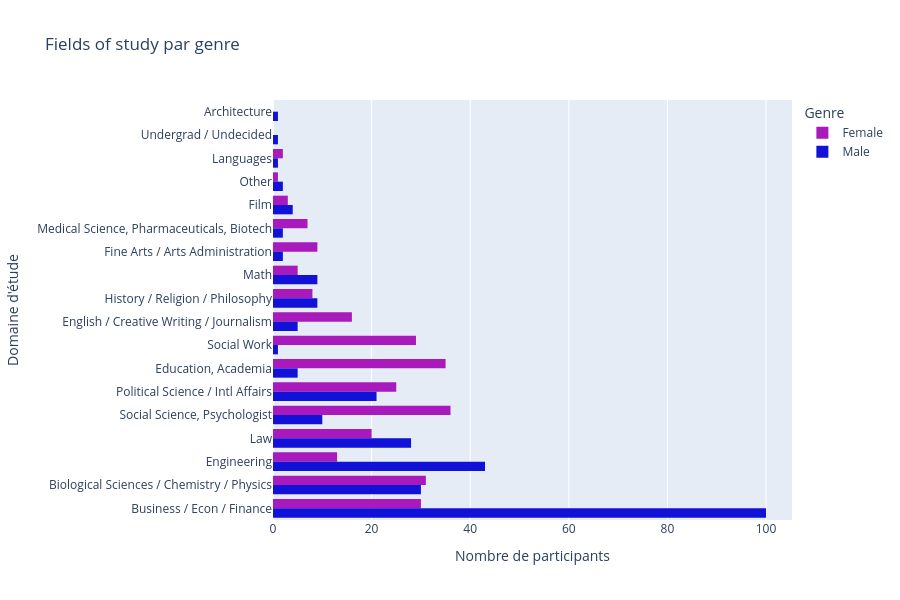

This figure's notebook cell:
### Code cell
#color_map = {"Female": "#E4572E", "Male": "#17BEBB"}
histo_field_par_genre(perso_df, color_map).show()
# histo_field_par_genre(perso_df, color_map, en_pourcentage=True).show()

### Figure 1 — Plotly figure (JSON) as saved in the notebook; plotly's stock layout.template omitted (floating-point values rounded to 4 significant figures; data arrays with more than 128 entries replaced by an {"elided": "..."} marker saying what was removed)
{"data": [{"alignmentgroup": "True", "bingroup": "y", "hovertemplate": "Genre=Female<br>count=%{x}<br>Domaine d'étude=%{y}<extra></extra>", "legendgroup": "Female", "marker": {"color": "#A81ABB", "pattern": {"shape": ""}}, "name": "Female", "offsetgroup": "Female", "orientation": "h", "showlegend": true, "type": "histogram", "xaxis": "x", "y": {"elided": "270 str values"}, "yaxis": "y"}, {"alignmentgroup": "True", "bingroup": "y", "hovertemplate": "Genre=Male<br>count=%{x}<br>Domaine d'étude=%{y}<extra></extra>", "legendgroup": "Male", "marker": {"color": "#1111d8", "pattern": {"shape": ""}}, "name": "Male", "offsetgroup": "Male", "orientation": "h", "showlegend": true, "type": "histogram", "xaxis": "x", "y": {"elided": "274 str values"}, "yaxis": "y"}], "layout": {"barmode": "group", "height": 600, "legend": {"title": {"text": "Genre"}, "tracegroupgap": 0}, "title": {"text": "Fields of study par genre"}, "xaxis": {"anchor": "y", "domain": [0, 1], "title": {"text": "Nombre de participants"}}, "yaxis": {"anchor": "x", "autorange": "reversed", "categoryarray": ["Architecture", "Undergrad / Undecided", "Languages", "Other", "Film", "Medical Science, Pharmaceuticals, Biotech", "Fine Arts / Arts Administration", "Math", "History / Religion / Philosophy", "English / Creative Writing / Journalism", "Social Work", "Education, Academia", "Political Science / Intl Affairs", "Social Science, Psychologist", "Law", "Engineering", "Biological Sciences / Chemistry / Physics", "Business / Econ / Finance"], "categoryorder": "array", "domain": [0, 1], "title": {"text": "Domaine d'étude"}}}}
